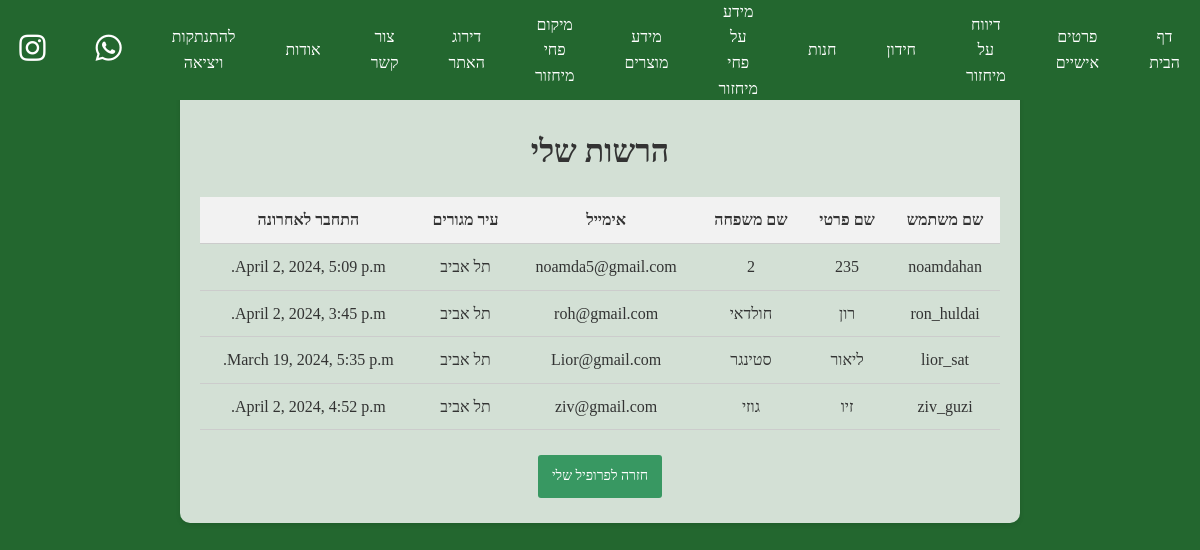
The app's page /website/my_authority/ (signed in), older data.
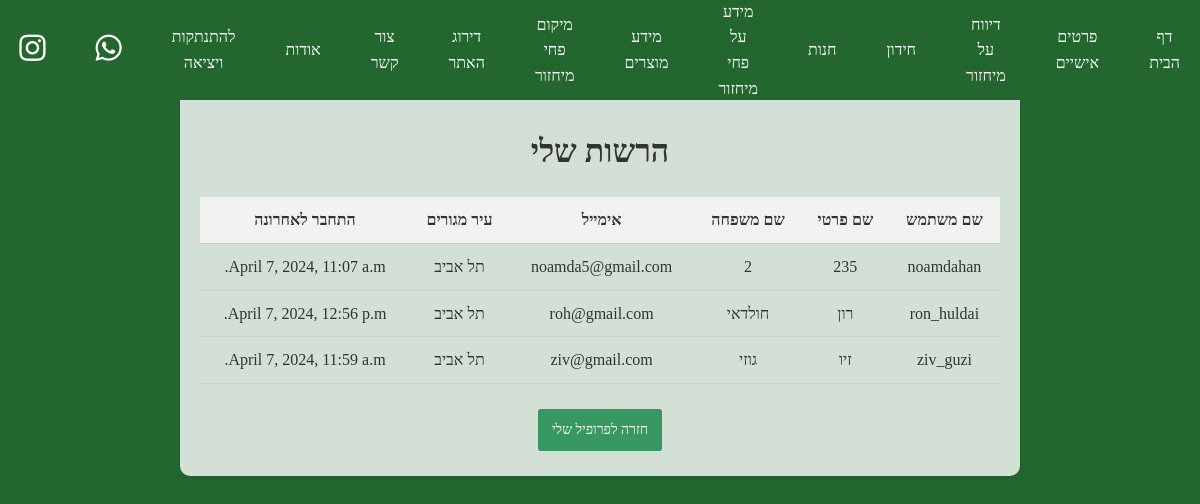
The same page, newer data.
### website/models.py (models this page shows)
class User(AbstractUser):
	first_name = models.CharField(max_length=50)
	last_name = models.CharField(max_length=50)
	email = models.EmailField(max_length=100, unique=True)
	USER_TYPE_CHOICES = (
		(0, 'Private'),
		(1, 'Corporation')
	)
	user_type = models.SmallIntegerField(default=0, choices=USER_TYPE_CHOICES)
	location = models.CharField(max_length=50)
	comp_num = models.PositiveIntegerField(blank=True, null=True)
	points = models.PositiveIntegerField(default=0)
	class Meta:
		app_label = 'website'
		verbose_name = 'User'
		verbose_name_plural = 'Users'

### website/views.py (the view)
# urls.py: path('my_authority/', views.my_authority, name='my_authority'),
@login_required
def my_authority(request):
    loginuser = request.user
    checkadmin = loginuser.is_superuser
    usertype = loginuser.user_type
    userID = loginuser.id
    userLocation = loginuser.location
    if checkadmin:
        usertype = "a"
    recycling_data = User.objects.filter(location=userLocation)  # ניגשנו לשדה בתוך שדה עם __
    context = {
        'recycling_data': recycling_data,
        'userType': usertype,
    }
    return render(request, 'my_authority.html', context)

### website/templates/my_authority.html (shortened to what this page needs)
{% extends "master.html" %}
{% block content %}
<div class="container" style="background-color: rgba(255, 255, 255, 0.8);">
    <br>
    <br>
    <br>
    <h1>הרשות שלי</h1>
    <table style=" width: 100%; margin-bottom: 20px; border-collapse: collapse;text-align: center;">
        <tr>
            <th>שם משתמש</th>
            <th>שם פרטי</th>
            <th>שם משפחה</th>
            <th>אימייל</th>
            <th>עיר מגורים</th>
            <th>התחבר לאחרונה</th>
        </tr>
        {% for p in recycling_data %}
        <tr>
            <td>{{ p.username }}</td>
            <td>{{ p.first_name }}</td>
            <td>{{ p.last_name }}</td>
            <td>{{ p.email }}</td>
            <td>{{ p.location }}</td>
            <td>{{ p.last_login }}</td>
        </tr>
        {% endfor %}
    </table>
    <a href="{% url 'userform' %}" style="display: inline-block; padding: 8px 12px; margin: 5px; font-size: 14px; text-decoration: none; color: #fff; background-color: #389862; border: 2px solid transparent; border-radius: 3px; cursor: pointer; transition: background-color 0.3s ease, border-color 0.3s ease, color 0.3s ease;">חזרה לפרופיל שלי</a>
{% endblock %}

Row changes from the older to the newer data that the page shows:
removed User: username "lior_sat", first_name "ליאור", last_name "סטינגר", email "Lior@gmail.com", location "תל אביב", last_login "March 19, 2024, 5:35 p.m."
changed User "noamdahan": last_login "April 2, 2024, 5:09 p.m." → "April 7, 2024, 11:07 a.m."
changed User "ron_huldai": last_login "April 2, 2024, 3:45 p.m." → "April 7, 2024, 12:56 p.m."
changed User "ziv_guzi": last_login "April 2, 2024, 4:52 p.m." → "April 7, 2024, 11:59 a.m."
